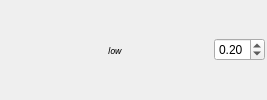
                      <widget class="QWidget" name="simplify3" native="true">
                       <layout class="QHBoxLayout" name="horizontalLayout_7">
                        <property name="leftMargin">
                         <number>2</number>
                        </property>
                        <property name="topMargin">
                         <number>2</number>
                        </property>
                        <property name="rightMargin">
                         <number>2</number>
                        </property>
                        <property name="bottomMargin">
                         <number>2</number>
                        </property>
                        <item>
                         <widget class="QLabel" name="label_3">
                          <property name="sizePolicy">
                           <sizepolicy hsizetype="Fixed" vsizetype="Preferred">
                            <horstretch>0</horstretch>
                            <verstretch>0</verstretch>
                           </sizepolicy>
                          </property>
                          <property name="minimumSize">
                           <size>
                            <width>100</width>
                            <height>0</height>
                           </size>
                          </property>
                          <property name="font">
                           <font>
                            <family>FontAwesome</family>
                            <pointsize>7</pointsize>
                            <weight>75</weight>
                            <bold>true</bold>
                           </font>
                          </property>
                          <property name="text">
                           <string/>
                          </property>
                         </widget>
                        </item>
                        <item>
                         <widget class="QLabel" name="label_16">
                          <property name="minimumSize">
                           <size>
                            <width>100</width>
                            <height>0</height>
                           </size>
                          </property>
                          <property name="maximumSize">
                           <size>
                            <width>100</width>
                            <height>16777215</height>
                           </size>
                          </property>
                          <property name="font">
                           <font>
                            <family>FontAwesome</family>
                            <pointsize>7</pointsize>
                            <italic>true</italic>
                           </font>
                          </property>
                          <property name="text">
                           <string>low</string>
                          </property>
                         </widget>
                        </item>
                        <item>
                         <widget class="QDoubleSpinBox" name="simplify3Spin">
                          <property name="sizePolicy">
                           <sizepolicy hsizetype="Expanding" vsizetype="Fixed">
                            <horstretch>0</horstretch>
                            <verstretch>0</verstretch>
                           </sizepolicy>
                          </property>
                          <property name="maximum">
                           <double>1.000000000000000</double>
                          </property>
                          <property name="singleStep">
                           <double>0.050000000000000</double>
                          </property>
                          <property name="value">
                           <double>0.200000000000000</double>
                          </property>
                         </widget>
                        </item>
                       </layout>
                      </widget>
